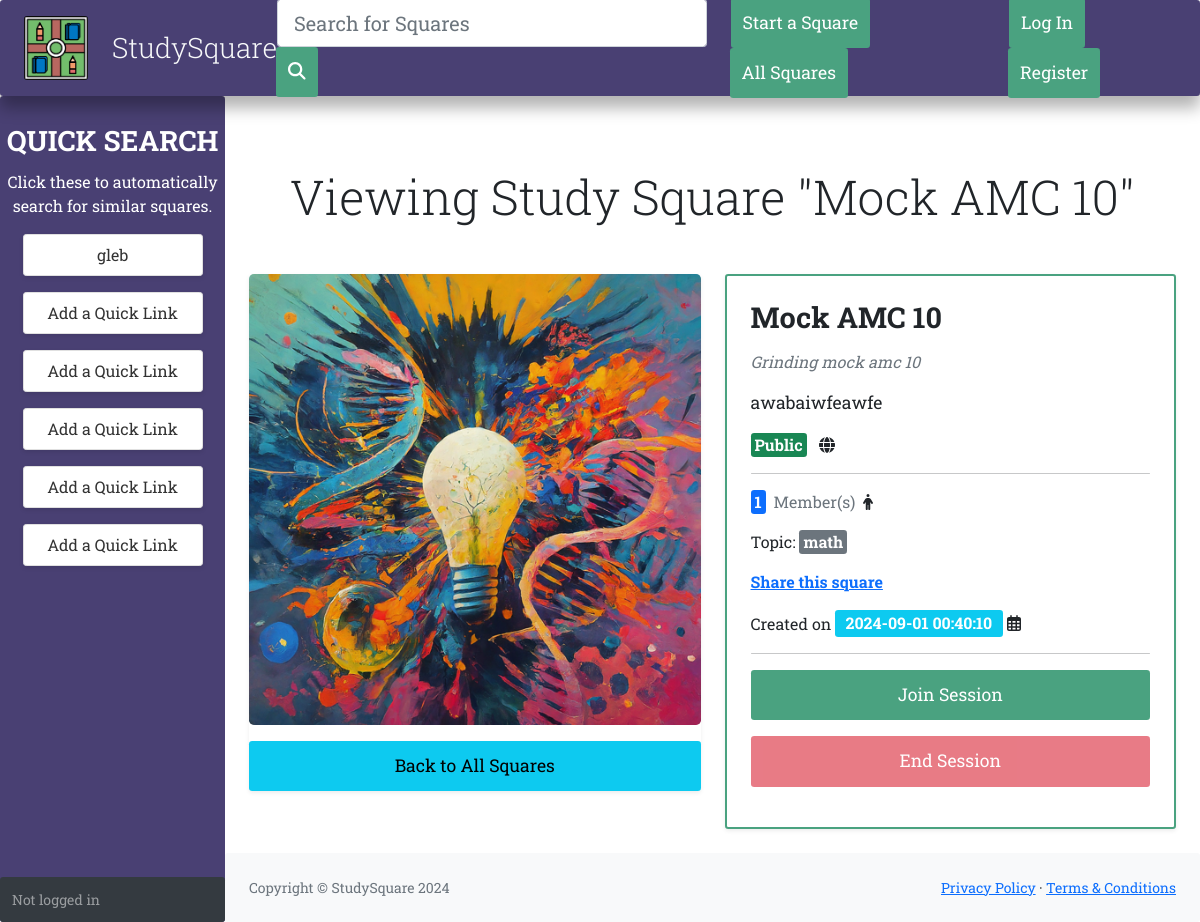
Screenshot of /square/tYtrDW with the database file from the repository.
### tables this page shows
CREATE TABLE 'squares' (
                'id' varchar(6) NOT NULL UNIQUE,
                'name' varchar(256) NOT NULL,
                'creator' integer NOT NULL,
                'create_date' datetime NOT NULL DEFAULT(0),
                'preview' varchar(200),
                'description' varchar(1000),
                'public' boolean NOT NULL DEFAULT(1),
                'members' integer NOT NULL DEFAULT(1),
                'meeting_code' varchar(64) NOT NULL,
                'image_type' integer NOT NULL,
                'topic' varchar(64) NOT NULL
            );

### views/square.py (the view)
@api.route("/<square_id>")
def square(square_id):
    data = db.execute("SELECT * FROM squares WHERE id = :sid", sid=square_id)
    if not data:
        flash("Square not found", "error")
        return redirect("/squares")
    in_square = db.execute("SELECT COUNT(*) AS cnt FROM square_members WHERE square_id = :sid AND user_id = :uid", sid=square_id, uid=session.get("user_id", -1))[0]["cnt"]
    return render_template("square/square.html", data=data[0], in_square=in_square)

### application.py (called while the page is built)
@app.after_request
def security_policies(response):
    response.headers['Strict-Transport-Security'] = 'max-age=31536000; includeSubDomains'
    response.headers['X-Content-Type-Options'] = 'nosniff'
    response.headers['X-Frame-Options'] = 'SAMEORIGIN'
    response.headers['X-XSS-Protection'] = '1; mode=block'
    return response

### templates/square/square.html (shortened to what this page needs)
{% extends "layout.html" %}
{% block main %}
<h1 class="my-5 text-center pt-4 display-5">Viewing Study Square "{{ data.name }}"</h1>
<div class="row g-4">
    <div class="col-xl-6">
        <div class="card shadow-sm border-0">
            <div class="card-img-container position-relative">
                <img src="/static/square{{ data.image_type }}.png" class="card-img-top rounded-3" alt="{{ data.name }}">
                <div class="overlay"></div>
            </div>
            <a href="/squares" class="btn btn-lg btn-info w-100 mt-3">Back to All Squares</a>
        </div>
    </div>
    <div class="col-xl-6">
        <div class="card shadow-sm border-2" style="border-color: #4aa280;">
            <div class="card-body p-4">
                <div class="">
                    <h3 class="card-title fw-bold text-dark mb-3">{{ data.name }}</h3>
                    <p id="preview" class="text-muted fst-italic">{{ data.preview }}</p>
                    <p id="desc" class="text-dark">{{ data.description }}</p>
                    {% if data.public %}
                        <div class="d-flex align-items-center mb-3">
                            <span class="badge bg-success fs-6 p-1 me-1">Public</span>
                            <i class="fas fa-globe d-md-inline-block mx-2"></i>
                        </div>
                    {% else %}
                        <div class="d-flex align-items-center mb-3">
                            <span class="badge bg-danger fs-6 p-1 me-1">Private</span>
                            <i class="fas fa-lock d-md-inline-block mx-2"></i>
                        </div>
                    {% endif %}
                    <hr>
                    <div class="d-flex align-items-center mb-3">
                        <span class="badge bg-primary fs-6 p-1 me-2">{{ data.members }}</span>
                        <span class="text-muted">Member(s)</span>
                        <i class="fas fa-person d-md-inline-block mx-2"></i>
                    </div>
                    <div class="mb-3">
                        Topic:
                        <span class="badge bg-secondary fs-6 p-1 me-2">{{ data.topic }}</span>
                    </div>
                    <a href="#" id="share-link" class="text-primary fw-bold d-block mb-3">Share this square</a>
                    <div class="mb-3">
                        Created on <span class="badge bg-info fs-6">{{ data.create_date }}</span>
                        <i class="far fa-calendar-alt mw-2"></i>
                    </div>
                    <hr>
                    <a class="btn btn-primary btn-lg mb-3 w-100" href="https://meet.google.com/{{ data.meeting_code }}" id="join" target="_blank">Join Session</a>
                    <button class="btn btn-danger w-100 mb-3 endsession"{% if not in_square %} disabled{% endif %}>End Session</button>
                </div>
            </div>
        </div>
    </div>
</div><br>
{% endblock %}

### templates/layout.html (style rules this page uses)
.btn { border: none; border-radius: 12px; padding: 0.75rem; transition: background-color 0.3s ease, transform 0.2s ease; font-size: 1.1rem; }
.btn-primary { background-color: #4aa280; }

### templates/square/square.html (style rules this page uses)
.card-img-container { position: relative; overflow: hidden; border-radius: 10px; }
.card-img-container .overlay { position: absolute; top: 0; left: 0; width: 100%; height: 100%; transition: background 0.3s ease; }
.card-img-top { transition: transform 0.3s ease; }
.card { background-color: #ffffff; border-radius: 10px; box-shadow: 0 4px 12px rgba(0, 0, 0, 0.1); }
.card-title { font-size: 1.8rem; }
#desc { font-size: 1.1rem; line-height: 1.5; }

### rows the page displays
squares: name "Mock AMC 10", preview "Grinding mock amc 10", description "awabaiwfeawfe", members "1", topic "math", create_date "2024-09-01 00:40:10"
